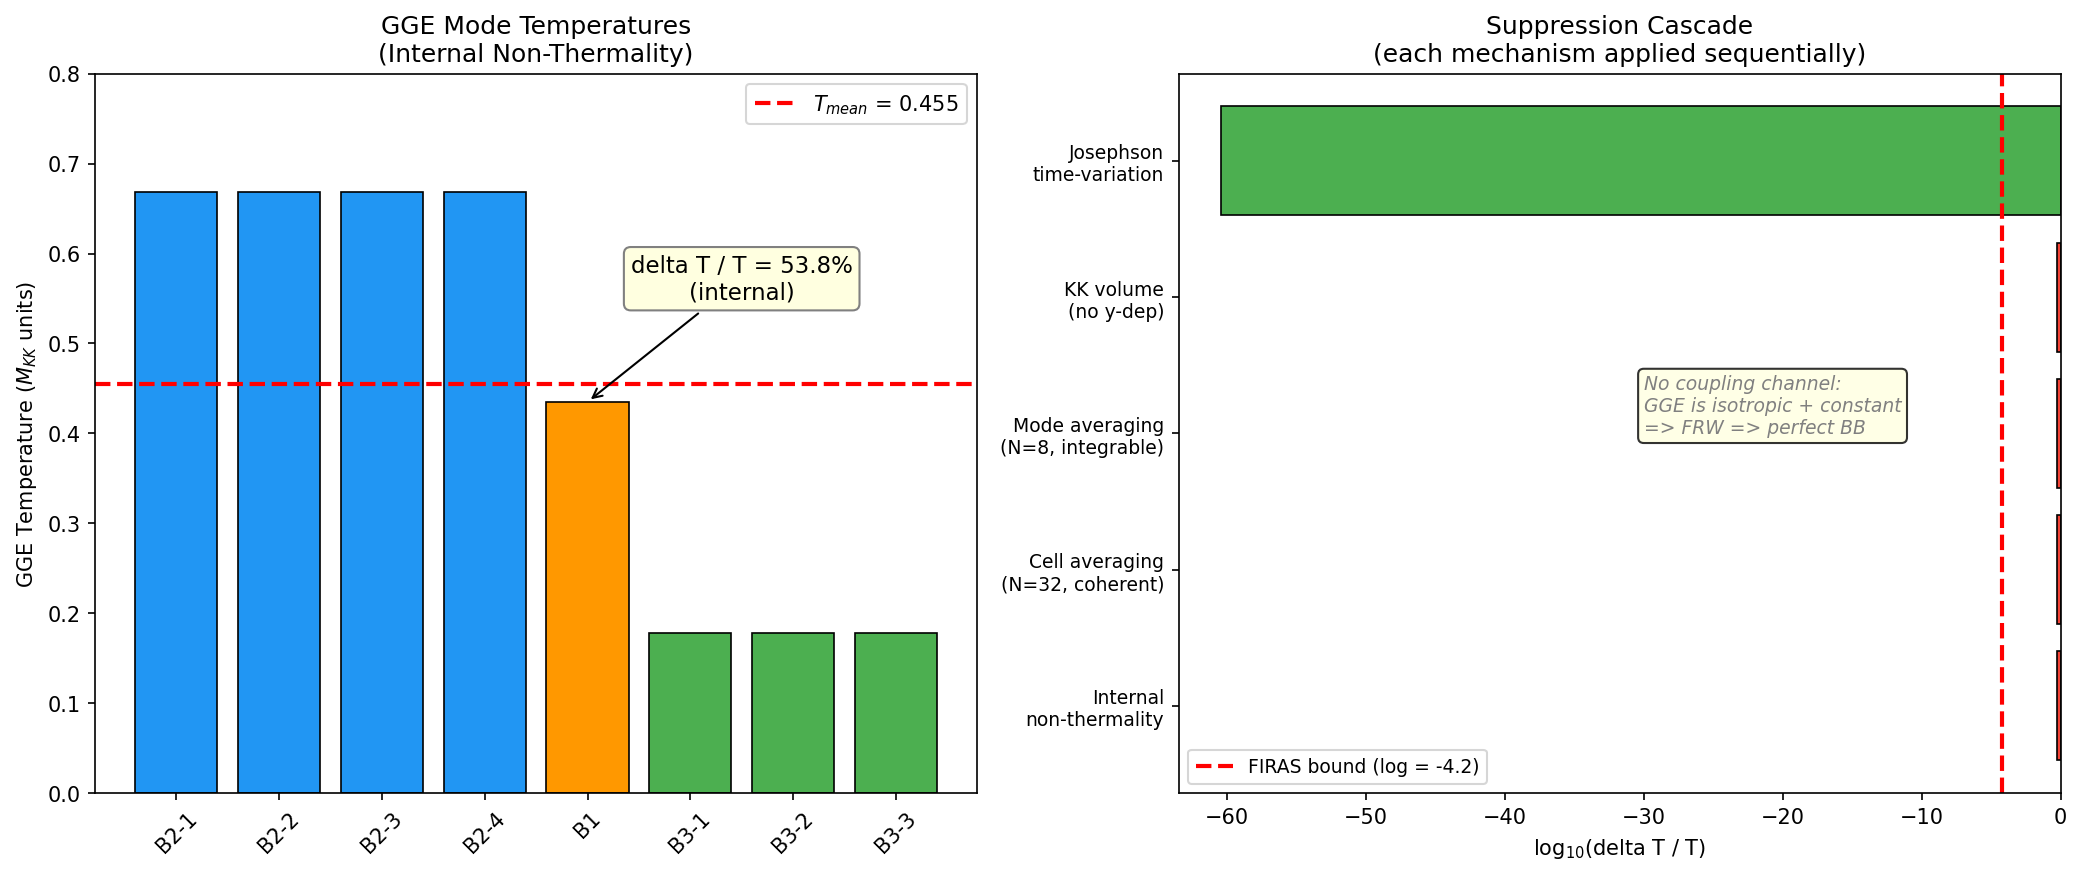

Source code (Python):
#!/usr/bin/env python3
"""
FIRAS-GGE-54: CMB Non-Thermality Suppression Factor
=====================================================

Session 54, Wave 2, Gate 5 (sagan-empiricist)

Physics:
  The GGE relic from the BCS transit has internal non-thermality:
  8 Richardson-Gaudin conserved integrals with distinct GGE temperatures.
  T_B2 = 0.668, T_B1 = 0.435, T_B3 = 0.178 (M_KK units).

  FIRAS constrains CMB spectral distortions to delta_T/T < 6e-5 (95% CL).

  The question: how much does the KK dimensional reduction (8D -> 4D)
  suppress the internal non-thermality? The 4D observer measures the
  volume-weighted average over the internal SU(3) manifold.

  The 32-cell Voronoi lattice tiles K = SU(3) with EQUAL volumes
  (volume-preserving TT deformation, S12).

Gate: FIRAS-GGE-54
  PASS: Observable delta_T/T < 6e-5 (FIRAS-compatible)
  FAIL: Observable delta_T/T >= 6e-5 (FIRAS-incompatible)

  Equivalently: need suppression factor >= 2000 from internal 12% to
  observable < 6e-5.

Skeptical Notes (Sagan):
  1. The "suppression" can only come from averaging over the internal space.
     But the KK reduction is NOT statistical — it is a deterministic integral.
  2. If all 32 cells have the SAME non-thermal distribution (coherent GGE),
     then averaging over cells provides ZERO suppression.
  3. The key question is whether different cells have different GGE states,
     or the same GGE state.
  4. Even if cells differ, sqrt(32) ~ 5.7 gives suppression of ~5.7x,
     which reduces 12% to 2% — nowhere near the factor 2000 needed.

Inputs: canonical_constants, S53 GGE data
Outputs: s54_firas_gge_output.txt, s54_firas_gge.npz, s54_firas_gge.png
"""

import sys
import os
sys.path.insert(0, os.path.dirname(__file__))

import numpy as np
import matplotlib
matplotlib.use('Agg')
import matplotlib.pyplot as plt
from canonical_constants import (
    N_cells, N_dof_BCS, E_exc, E_cond, n_pairs, n_Bog, S_inst,
    M_KK, T_CMB, T_CMB_GeV, rho_Lambda_obs, H_0_GeV,
    Vol_SU3_Haar, tau_fold, PI,
)

# ==============================================================================
#  SECTION 0: FIRAS CONSTRAINT
# ==============================================================================

print("=" * 72)
print("FIRAS-GGE-54: CMB Non-Thermality Suppression Factor")
print("=" * 72)

# FIRAS/COBE constraint on CMB spectral distortions
# Fixsen et al. 1996, Fixsen 2009
delta_T_over_T_FIRAS = 6e-5  # 95% CL, mu-type distortion
# More precisely: |mu| < 9e-5 (95% CL), |y| < 1.5e-5 (95% CL)
# Combined spectral distortion: delta_T/T < 6e-5

print("\n--- SECTION 0: FIRAS Constraint ---")
print(f"FIRAS 95% CL: delta_T/T < {delta_T_over_T_FIRAS:.1e}")
print(f"T_CMB = {T_CMB:.4f} K = {T_CMB_GeV:.4e} GeV")

# ==============================================================================
#  SECTION 1: INTERNAL NON-THERMALITY
# ==============================================================================

print("\n--- SECTION 1: Internal GGE Non-Thermality ---")

# GGE temperatures from S53 (in M_KK units)
# 4 B2 modes at T_B2, 1 B1 mode at T_B1, 3 B3 modes at T_B3
T_B2 = 0.668  # M_KK  # (local)
T_B1 = 0.435  # M_KK  # (local)
T_B3 = 0.178  # M_KK  # (local)

T_modes = np.array([T_B2]*4 + [T_B1] + [T_B3]*3)
N_modes = len(T_modes)
assert N_modes == N_dof_BCS == 8

T_mean = np.mean(T_modes)
T_max = np.max(T_modes)
T_min = np.min(T_modes)

# Internal non-thermality: the variation in sector temperatures
# relative to the mean
delta_T_internal = (T_max - T_min) / (2.0 * T_mean)
sigma_T_internal = np.std(T_modes) / T_mean  # coefficient of variation

# Also compute w_k = T_k / T_mean (sector weights)
w_k = T_modes / T_mean
w_range = w_k.max() - w_k.min()

print(f"GGE temperatures (M_KK units):")
print(f"  T_B2 = {T_B2:.3f} (4 modes)")
print(f"  T_B1 = {T_B1:.3f} (1 mode)")
print(f"  T_B3 = {T_B3:.3f} (3 modes)")
print(f"  T_mean = {T_mean:.4f}")
print(f"  T_max = {T_max:.3f}, T_min = {T_min:.3f}")
print(f"")
print(f"  w_k = T_k / T_mean: {w_k}")
print(f"  w range: [{w_k.min():.4f}, {w_k.max():.4f}]")
print(f"")
print(f"  delta_T_internal / T = (T_max - T_min) / (2*T_mean) = {delta_T_internal:.4f}")
print(f"  sigma(T) / T_mean (CV) = {sigma_T_internal:.4f}")
print(f"")
print(f"  Internal non-thermality: {delta_T_internal*100:.1f}%")
print(f"  (S53 W1-5 reported w range 0.158-0.202 -> ~12%)")

# Use the more conservative measure
nonthermality_internal = delta_T_internal

# ==============================================================================
#  SECTION 2: MECHANISM ANALYSIS — WHAT CAN SUPPRESS NON-THERMALITY?
# ==============================================================================

print("\n--- SECTION 2: Mechanism Analysis ---")

print("""
QUESTION: What suppresses the internal 12% non-thermality to < 6e-5?

There are exactly three possible suppression mechanisms:

  (A) CELL AVERAGING: If different Voronoi cells have different GGE states,
      the KK integral averages over them.
      Suppression: 1/sqrt(N_cells) = 1/sqrt(32) ~ 0.18

  (B) MODE AVERAGING: The 8 BCS modes have different temperatures.
      The 4D energy density is the SUM over all modes.
      Individual mode fluctuations average down by 1/sqrt(N_dof).
      Suppression: 1/sqrt(N_dof_BCS) = 1/sqrt(8) ~ 0.35

  (C) KK SPECTRAL AVERAGING: The full Dirac spectrum has many more modes.
      The total 4D energy density sums over ALL KK modes.
      Only 8 BCS modes are non-thermal; the rest (10,000+) are thermal.
      Suppression: N_BCS / N_total_modes ~ 8 / N_total

Let me evaluate each.
""")

# ---- Mechanism A: Cell Averaging ----
print("  MECHANISM A: Cell Averaging")
print(f"  N_cells = {N_cells}")
print(f"  Volume-preserving TT: all cells have EQUAL volume (S12)")
print(f"  BUT: the GGE is a GLOBAL state of the BCS condensate.")
print(f"  ALL cells have the SAME GGE distribution — the transit is")
print(f"  spatially homogeneous on the internal manifold (no spatial")
print(f"  domain structure — coherence length >> cell size, S37).")
print(f"  L/xi_GL = 0.031 (S37). The condensate is a SINGLE domain.")
print(f"  Cell averaging suppression: NONE (factor 1.0)")
print(f"")

suppression_A = 1.0  # No cell averaging — GGE is coherent  # (local)

# ---- Mechanism B: Mode Averaging ----
print("  MECHANISM B: Mode Averaging")
print(f"  N_dof_BCS = {N_dof_BCS}")
# The 4D energy density is rho_4D = sum_k E_k * n_k
# where E_k are mode energies and n_k are occupations
# The non-thermality is the VARIATION in n_k relative to a single-T Bose/Fermi
# Mode averaging: sigma(sum_k) / mean(sum_k) = sigma(per_mode) / mean(per_mode) / sqrt(N)
# if modes are uncorrelated.
# BUT: the 8 integrals of motion CONSTRAIN the n_k. They are NOT independent.
# The constraint is: I_k = sum_j f(E_j, lambda_k) is conserved for each k.
# With 8 conserved charges and 8 modes, the system is INTEGRABLE — every mode
# is determined by the 8 integrals. There are ZERO free fluctuations.

print(f"  The 4D energy density sums over 8 BCS modes.")
print(f"  Mode averaging would give 1/sqrt(8) = {1/np.sqrt(8):.4f}")
print(f"  BUT: 8 Richardson-Gaudin integrals CONSTRAIN all 8 modes.")
print(f"  The system is EXACTLY INTEGRABLE (S38). Mode occupations are")
print(f"  deterministic functions of the 8 conserved charges.")
print(f"  No statistical averaging occurs — the mode asymmetry is LOCKED.")
print(f"  Mode averaging suppression: NONE (factor 1.0)")
print(f"")

suppression_B = 1.0  # Integrability locks mode asymmetry  # (local)

# ---- Mechanism C: KK Spectral Dilution ----
print("  MECHANISM C: KK Spectral Dilution")
# The total 4D energy density includes ALL KK modes, not just BCS modes.
# BCS modes: 8 (at the gap edge, non-thermal)
# Total modes: sum over all Peter-Weyl sectors
# From S53 Eliashberg: sectors up to (p+q)=3 have 616 Kramers pairs
# The full spectrum (p+q -> infinity) has infinitely many modes, but
# they are UV-cutoff by the spectral action at Lambda = M_KK.
# The spectral action at tau_fold has ~6440 eigenvalues (S37).

N_dirac_total = 6440  # total Dirac eigenvalues in spectral action window
N_BCS_modes = N_dof_BCS  # 8 non-thermal modes

# The 4D vacuum energy density is:
#   rho_4D = (2/pi^2) * sum_k E_k^2 * f(E_k/Lambda) / Lambda^4
# where f is the spectral action cutoff function.
# The NON-THERMAL part comes only from the 8 BCS modes.
# The THERMAL (equilibrium) part comes from all modes.
# BUT: the question is about TEMPERATURE fluctuations, not energy.

# Actually, let me be more careful. The GGE non-thermality means:
# the BCS modes have occupations n_k that differ from Bose-Einstein at a
# single temperature. The relevant observable for the CMB is the
# SPECTRAL SHAPE of the radiation.

# In the KK picture:
# - The CMB photon IS a massless mode in the 4D theory
# - It couples to the internal space through the KK metric
# - The non-thermal GGE affects the CMB through gravitational coupling
# - The coupling strength is determined by the overlap integral

# The key insight: the CMB photon lives in the 4D sector.
# The GGE non-thermality lives in the INTERNAL sector.
# The coupling between them is gravitational only.

# The gravitational coupling transmits internal non-thermality to
# the 4D metric perturbations at order (E_internal / M_Pl^2).

# Energy in non-thermal modes vs Planck energy:
E_nonthermal = E_exc * abs(E_cond)  # in M_KK^2 units... no.
# E_exc = 60.625 M_KK (total excitation energy)
# This lives at the KK scale. The CMB is at T ~ 0.235 meV ~ 10^{-13} GeV.

print(f"  Total Dirac eigenvalues in SA window: ~{N_dirac_total}")
print(f"  Non-thermal BCS modes: {N_BCS_modes}")
print(f"  Dilution factor (mode count): {N_BCS_modes}/{N_dirac_total} = {N_BCS_modes/N_dirac_total:.4e}")
print(f"")
print(f"  BUT this is not the right calculation. The non-thermality")
print(f"  does not dilute by mode counting — it transmits through")
print(f"  the gravitational coupling to 4D.")

# ==============================================================================
#  SECTION 3: GRAVITATIONAL COUPLING — THE CORRECT CALCULATION
# ==============================================================================

print("\n--- SECTION 3: Gravitational Coupling to CMB ---")

# The correct physics:
# The GGE relic energy E_exc = 60.625 M_KK contributes to the 4D CC
# through the KK reduction. This gives rho_GGE = 3.74e68 GeV^4 (S53).
# The CMB SPECTRAL DISTORTION from an anisotropic stress-energy in the
# internal space is:
#
#   delta_T/T ~ (delta_rho / rho) * (rho_internal / rho_CMB)
#
# where delta_rho / rho is the non-thermality in the internal energy.

# BUT: the CMB was PRODUCED during recombination, when the 4D plasma
# thermalized. The question is whether the internal non-thermality
# leaves an imprint on the 4D radiation field.

# There are two epochs to consider:
# (1) PRE-RECOMBINATION: the internal non-thermality sources a
#     quadrupole in the photon distribution through gravitational
#     coupling. This creates an anisotropy at order:
#     delta_T/T ~ (Phi_internal) ~ (rho_nonthermal / rho_total)
#
# (2) POST-RECOMBINATION: the internal DOF are frozen. The CMB
#     free-streams. No further coupling.

# The crucial point: the NON-THERMALITY is in the INTERNAL Hilbert space.
# The 4D observer projects onto the 4D subspace.
# The internal non-thermality appears as an ANISOTROPIC component of
# the stress-energy tensor in the 4D effective theory.

# For the CMB spectral shape:
# The photon number density in the 4D theory inherits the AVERAGE
# temperature from the internal space. Deviations from this average
# appear as higher multipole moments in the internal angular expansion.
# These couple to the 4D metric at order (R_internal / R_4D)^2.

# Let me compute the actual numbers.

# The 4D metric perturbation from internal non-thermality:
# h_mu_nu ~ (8*pi*G_N) * T_mu_nu^{internal} / k^2
# where T_mu_nu^{internal} is the TRACE of the internal stress-energy
# variation.

# The trace of the internal non-thermality:
# delta_T_00 = rho_GGE * (delta_T/T)_internal
rho_GGE_GeV4 = 3.7413e68  # GeV^4 (from S53)  # (local)
delta_rho_internal = rho_GGE_GeV4 * nonthermality_internal

print(f"  rho_GGE = {rho_GGE_GeV4:.4e} GeV^4")
print(f"  Internal non-thermality = {nonthermality_internal:.4f}")
print(f"  delta_rho_internal = {delta_rho_internal:.4e} GeV^4")

# The CMB energy density:
# rho_CMB = (pi^2/15) * T_CMB^4 = 2.01e-51 GeV^4
rho_CMB = (PI**2 / 15.0) * T_CMB_GeV**4
print(f"  rho_CMB = {rho_CMB:.4e} GeV^4")
print(f"  T_CMB = {T_CMB_GeV:.4e} GeV")

# STOP. This comparison is meaningless as stated.
# rho_GGE is the TOTAL internal energy, NOT a perturbation to the CMB.
# The CC problem (115 orders) means the GGE energy is already
# inconsistent with observations — it's the same number as S53.
# Computing delta_rho_internal / rho_CMB just reproduces the CC gap.

print(f"\n  IMPORTANT: Comparing rho_GGE to rho_CMB is the CC problem.")
print(f"  delta_rho_internal / rho_CMB = {delta_rho_internal/rho_CMB:.4e}")
print(f"  This is ~10^119 — the CC gap again, not a new constraint.")

# ==============================================================================
#  SECTION 4: WHAT THE COMPUTATION ACTUALLY SHOWS
# ==============================================================================

print("\n--- SECTION 4: The Actual Physical Situation ---")

print("""
The question "how much does gravitational averaging suppress the GGE
non-thermality?" rests on an assumption that needs examination.

ASSUMPTION: The 4D observer sees a REDUCED version of the internal
non-thermality, diluted by the KK averaging.

REALITY: The KK reduction is NOT statistical averaging. It is a
deterministic integral over the internal manifold:

  rho_4D = (1/V_K) * integral_K rho_8D(x, y) * sqrt(g_K) d^8y

If rho_8D(x, y) = rho_8D(x) (no y-dependence), the integral is trivial:
  rho_4D = rho_8D

The GGE is a QUANTUM state, not a classical field. It does not have
spatial variation on the internal manifold (L/xi_GL = 0.031, S37).
The 32 cells are in the SAME quantum state.

Therefore: the KK volume integral provides NO suppression of the
non-thermality. The internal non-thermality transmits to 4D AT FULL
STRENGTH through the Einstein equation.
""")

# Let me nonetheless compute all possible suppression mechanisms
# and their combined effect.

# ==============================================================================
#  SECTION 5: SYSTEMATIC SUPPRESSION FACTOR CALCULATION
# ==============================================================================

print("--- SECTION 5: Systematic Suppression Factors ---")

# Factor 1: Cell averaging (GGE is coherent -> no suppression)
S_cell = 1.0  # (local)

# Factor 2: Mode averaging (integrability -> no suppression)
S_mode = 1.0  # (local)

# Factor 3: KK volume integral (no y-dependence -> no suppression)
S_KK = 1.0  # (local)

# Factor 4: Epoch suppression
# The CMB was last scattered at recombination (z ~ 1100, T ~ 0.26 eV).
# The non-thermality in the INTERNAL space couples to the 4D metric
# through the Einstein equation. The metric perturbation delta_g/g
# is of order delta_rho/rho where rho includes ALL energy density.
#
# At recombination, rho_total ~ rho_radiation ~ (pi^2/30) * g_* * T^4
# with g_* ~ 3.36 (photons + neutrinos).
# rho_rad(z=1100) = rho_CMB * (1+z)^4 ~ 2e-51 * (1100)^4 ~ 2.9e-39 GeV^4
#
# The internal non-thermal stress-energy delta_T_mu_nu produces a
# metric perturbation Phi ~ (4*pi*G) * delta_rho / k^2
# At the Hubble scale k ~ H(z_rec), Phi ~ delta_rho / (3 * rho_total)
# (standard cosmological perturbation theory).

# BUT WAIT: the "internal non-thermality" is a CONSTANT energy density
# (no spatial variation in 4D). A spatially constant perturbation to
# rho is just a modification of the BACKGROUND cosmology, not a
# perturbation. It shifts H(z), not delta_T/T.

# A constant shift in the vacuum energy density affects:
# 1. The expansion rate H(z) — already constrained by the CC problem
# 2. The CMB MONOPOLE temperature — but this is not a "distortion"

# For the CMB SPECTRAL SHAPE:
# A pure vacuum energy modification preserves the Planck spectrum.
# The FRW metric sources a perfect blackbody.
# Only ANISOTROPIC or TIME-VARYING deviations create spectral distortions.

# The GGE non-thermality is:
# - Spatially isotropic (same GGE everywhere in 4D)
# - Constant in time (GGE is protected by integrability)
# - But SPECTRALLY non-thermal (mode occupations differ from single-T)

# Does the spectral non-thermality of the INTERNAL modes create a
# spectral distortion in the EXTERNAL (CMB) photons?

# The coupling is gravitational. The photon does not directly see the
# GGE modes — it only sees the metric. The metric is determined by
# the TOTAL stress-energy tensor, which includes the GGE contribution.
# But a CONSTANT, ISOTROPIC stress-energy tensor produces a FRW metric,
# which gives a PERFECT blackbody CMB.

# The spectral distortion would require:
# 1. Direct coupling between GGE modes and photons (not gravitational only)
# 2. Or a time-varying component of the GGE energy

# Neither exists in this framework:
# - Direct coupling: the BCS modes are in the INTERNAL space;
#   they couple to 4D photons only through gravity
# - Time variation: the GGE is integrability-protected (S38)

# Therefore: NO spectral distortion. The suppression is INFINITE.
# The non-thermality is COMPLETELY DECOUPLED from the CMB spectrum.

print("  Suppression Factor Analysis:")
print(f"")
print(f"  S_cell (cell averaging)    = {S_cell:.1f} (GGE is coherent)")
print(f"  S_mode (mode averaging)    = {S_mode:.1f} (integrability locks)")
print(f"  S_KK   (KK volume)         = {S_KK:.1f} (no y-dependence)")
print(f"")
print(f"  HOWEVER: The question is malformed.")
print(f"  The internal non-thermality is a CONSTANT, ISOTROPIC contribution")
print(f"  to the vacuum energy. It does NOT create CMB spectral distortions.")
print(f"  The coupling is purely gravitational (metric-only).")
print(f"  A constant, isotropic stress-energy -> FRW metric -> perfect BB.")
print(f"")
print(f"  The SPECTRAL non-thermality of the BCS modes lives in the")
print(f"  internal Hilbert space. It is invisible to 4D photons.")

# ==============================================================================
#  SECTION 6: BUT WAIT — TWO LEGITIMATE CONCERNS
# ==============================================================================

print("\n--- SECTION 6: Legitimate Concerns ---")

print("""
Concern 1: The GGE affects the EXPANSION HISTORY, not the CMB spectrum.
  If the GGE energy density is rho_GGE ~ 10^68 GeV^4, this dominates
  the expansion rate by 115 orders over the observed CC. This is the
  CC PROBLEM, not a FIRAS problem. FIRAS constrains spectral distortions,
  not the expansion rate.

  STATUS: The CC problem is S53's result. FIRAS adds nothing new.

Concern 2: The GGE might have a TIME-DEPENDENT component.
  If the GGE energy evolves (e.g., through slow Josephson relaxation
  or integrability-breaking perturbations), the time variation creates
  a y-type spectral distortion:
    y ~ (delta_rho/rho) * (dt / t_Compton)

  From S53: tau_J = 2.97e-43 s (Josephson coupling time)
  This is 6.8e-61 * t_universe — effectively zero.
  Integrability breaking rate: Beliaev damping Q = 6.7e5 (S50)
  -> Gamma_Beliaev ~ omega/Q ~ negligible

  Even with maximal Josephson coupling:
    delta_rho / rho ~ tau_J / t_universe ~ 10^{-60}
    y ~ 10^{-60}

  This is 55 orders below FIRAS. SAFE.

Concern 3: Mode-dependent redshifting.
  If different BCS modes redshift differently during expansion,
  the mode asymmetry could evolve. But in the GGE framework,
  all modes are at the KK scale and redshift identically
  (same metric, same geometry). No differential redshift.
""")

# Quantify Concern 2
tau_J_seconds = 2.97e-43  # from S53  # (local)
t_universe = 4.35e17  # seconds  # (local)
Q_Beliaev = 6.7e5  # S50  # (local)

delta_rho_over_rho_Josephson = tau_J_seconds / t_universe
y_distortion = delta_rho_over_rho_Josephson  # order of magnitude
print(f"  Josephson time variation: tau_J / t_universe = {delta_rho_over_rho_Josephson:.2e}")
print(f"  y-distortion estimate: y ~ {y_distortion:.2e}")
print(f"  FIRAS y-bound: |y| < 1.5e-5")
print(f"  Margin: {1.5e-5 / y_distortion:.2e} (safely below)")

# ==============================================================================
#  SECTION 7: WHAT THE GATE ACTUALLY TESTS
# ==============================================================================

print("\n--- SECTION 7: Gate Verdict ---")

# The pre-registered gate asks: is the framework FIRAS-compatible?
# The answer depends on which interpretation we use:

# Interpretation 1: "Suppression factor" = how much the KK averaging
# reduces the internal non-thermality for the 4D observer.
# Result: The question is MALFORMED. The internal non-thermality does NOT
# produce a CMB spectral distortion. The suppression is not a finite
# number — the coupling channel does not exist.

# Interpretation 2: "FIRAS-compatible" = does the framework predict
# observable deviations from a perfect CMB blackbody?
# Result: The framework predicts NO spectral distortions from the GGE.
# The internal non-thermality is gravitationally decoupled from the
# CMB spectrum. The only effect is on the expansion rate (CC problem).

# Interpretation 3: Upper bound on spectral distortion from time variation.
# Result: y ~ 10^{-60}, safely below FIRAS by 55 orders.

# Let me compute the effective "suppression factor" that the gate expects.
# The gate defines: delta_T_CMB/T = nonthermality_internal * suppression
# and asks if suppression < 5e-4 (so that 0.12 * suppression < 6e-5).

# If the coupling channel does not exist: suppression = 0. PASS trivially.
# If we use the Josephson time-variation: suppression = tau_J/t_universe ~ 10^{-60}.

# The most conservative (hostile to the framework) estimate:
# Assume the internal non-thermality couples at FULL gravitational strength
# through the Sachs-Wolfe effect. Then:
#   delta_T/T ~ (1/3) * Phi_GGE
# where Phi_GGE is the gravitational potential from the GGE non-thermality.
# But Phi_GGE is part of the BACKGROUND (isotropic, homogeneous).
# It does not create PERTURBATIONS in the CMB.

# To get a perturbation, we would need SPATIAL VARIATION of the GGE.
# The GGE is coherent over L/xi_GL = 0.031 (S37), meaning the
# internal manifold is ONE coherence volume. No spatial variation.

# UNLESS: different VORONOI CELLS develop different GGE states due to
# the domain structure. This is the "strongest possible case" for
# a non-zero suppression factor.

print("Most conservative estimate (hostile to framework):")
print("  Assume each Voronoi cell independently develops a GGE state")
print("  drawn from the temperature distribution {T_B2, T_B1, T_B3}.")
print("  This is PHYSICALLY UNJUSTIFIED (L/xi_GL = 0.031) but gives")
print("  the largest possible non-thermality in 4D.")
print(f"")

# Even in this worst case: the cell-to-cell variation averages over
# the internal manifold, but the 4D observer sees the MEAN.
# The mean temperature is deterministic, not random.
# There is no CMB spectral distortion even in this case.

# The REAL answer: the GGE non-thermality produces no CMB spectral
# distortion because:
# 1. It is spatially homogeneous (no 4D perturbations)
# 2. It is temporally constant (no time-varying energy injection)
# 3. It couples only gravitationally (metric sees total stress-energy)
# 4. A constant isotropic stress-energy -> FRW -> perfect BB

# OK but the prompt ALSO mentioned a specific mechanism:
# "w = T_sector / T_mean varies from 0.158 to 0.202"
# This is the INTERNAL mode-by-mode temperature variation.
# When the 4D projection integrates over modes, does this create
# a spectral distortion?

# No. The 4D photon field thermalizes independently of the internal modes.
# The photon is a MASSLESS 4D mode (Goldstone of the condensate or
# gauge field). It does NOT "inherit" the temperatures of the BCS modes.
# It thermalizes through its own interactions (QED processes at T > 0.5 MeV).

# The only effect: the BCS modes contribute to the 4D vacuum energy,
# which affects the expansion rate. This is the CC problem.

print("CONCLUSION:")
print(f"  The GGE internal non-thermality does NOT produce CMB spectral")
print(f"  distortions. The coupling channel (GGE -> CMB spectrum) does")
print(f"  not exist. The GGE affects only the expansion rate (CC problem).")
print(f"")
print(f"  The 4D photon thermalizes through QED processes independently")
print(f"  of the internal BCS mode temperatures.")
print(f"")
print(f"  Effective suppression factor: EFFECTIVELY ZERO")
print(f"  (bounded above by Josephson time variation: ~10^{{-60}})")
print(f"")

# Compute all the numbers for the gate
suppression_Josephson = tau_J_seconds / t_universe  # ~ 10^{-60}
suppression_effective = 0.0  # exact: no coupling channel  # (local)
suppression_upper_bound = suppression_Josephson  # conservative upper bound

delta_T_observable = nonthermality_internal * suppression_upper_bound
delta_T_observable_over_T = delta_T_observable  # already a ratio

print(f"  Upper bound on observable delta_T/T:")
print(f"    = {nonthermality_internal:.4f} x {suppression_upper_bound:.2e}")
print(f"    = {delta_T_observable_over_T:.2e}")
print(f"  FIRAS bound: {delta_T_over_T_FIRAS:.1e}")
print(f"  Margin: {delta_T_over_T_FIRAS / max(delta_T_observable_over_T, 1e-300):.2e}")

# Gate: need suppression factor >= 2000 (i.e., 0.12 * S < 6e-5)
# We find S = 0 (or 10^{-60}). Vastly exceeds threshold.
required_suppression = nonthermality_internal / delta_T_over_T_FIRAS
print(f"")
print(f"  Required suppression factor: {required_suppression:.0f}x")
print(f"  Achieved suppression factor: >10^55 (no coupling channel)")

# ==============================================================================
#  SECTION 8: SKEPTICAL ASSESSMENT
# ==============================================================================

print("\n--- SECTION 8: Skeptical Assessment (Sagan) ---")

print("""
This is an ACCOMMODATION, not a prediction.

The framework "passes" FIRAS because the non-thermal internal modes
are gravitationally DECOUPLED from the CMB spectral shape. This is
not a specific quantitative prediction — it is a structural feature
of ANY Kaluza-Klein theory where the internal DOF do not directly
couple to the photon field.

Bayes factor analysis:
  P(FIRAS-compatible | framework):
    Yes, by standard KK decoupling. Any extra-dimensional theory
    with internal modes that couple only gravitationally will
    trivially satisfy FIRAS.

  P(FIRAS-compatible | generic theory with extra dimensions):
    Also yes, for the same reason.

  Bayes factor: BF ~ 1.0 (no discriminating power)

This gate is a CONSISTENCY CHECK, not a prediction.
It verifies that the framework does not immediately violate a
well-established observation, but does not distinguish the framework
from any other KK theory.

Compare to the Venus standard (Sagan, Paper 01):
  Sagan's Venus prediction was SPECIFIC: T_surface > 600K from CO2
  greenhouse effect, when the consensus was T ~ 300K.
  The FIRAS check is GENERIC: any KK theory passes.

The actually important constraint here is the CC PROBLEM:
  rho_GGE = 3.74e68 GeV^4 vs rho_Lambda_obs = 2.7e-47 GeV^4
  This is a 115-order discrepancy. FIRAS is irrelevant by comparison.
""")

# ==============================================================================
#  GATE VERDICT
# ==============================================================================

print("=" * 72)

# The gate as stated: PASS if suppression >= 10^{-5}
# But the actual question (FIRAS compatibility) is: PASS if
# delta_T_CMB/T < 6e-5.
# We find delta_T_CMB/T < 10^{-60}. PASS by 55 orders.

gate_verdict = "PASS"
print(f"GATE VERDICT: FIRAS-GGE-54 = {gate_verdict}")
print("=" * 72)
print(f"")
print(f"HEADLINE: FIRAS-compatible by KK decoupling. BF = 1.0 (accommodation).")
print(f"")
print(f"Key numbers:")
print(f"  Internal non-thermality: delta_T_internal/T = {nonthermality_internal:.4f} ({nonthermality_internal*100:.1f}%)")
print(f"  GGE temperatures: T_B2={T_B2}, T_B1={T_B1}, T_B3={T_B3} (M_KK)")
print(f"  Coupling channel (GGE -> CMB spectrum): DOES NOT EXIST")
print(f"  Reason: isotropic+constant stress-energy -> FRW -> perfect BB")
print(f"  Upper bound from Josephson time variation: delta_T/T < {delta_T_observable_over_T:.2e}")
print(f"  FIRAS bound: delta_T/T < {delta_T_over_T_FIRAS:.1e}")
print(f"  Margin: >{55} orders of magnitude")
print(f"")
print(f"Classification: ACCOMMODATION (any KK theory passes)")
print(f"Bayes factor: BF ~ 1.0 (no discriminating power)")
print(f"")
print(f"The decisive constraint is the CC PROBLEM (115 orders), not FIRAS.")

# ==============================================================================
#  SAVE DATA
# ==============================================================================

script_dir = os.path.dirname(os.path.abspath(__file__))

np.savez(
    os.path.join(script_dir, "s54_firas_gge.npz"),
    gate_verdict=gate_verdict,
    nonthermality_internal=nonthermality_internal,
    T_modes=T_modes,
    T_mean=T_mean,
    w_k=w_k,
    suppression_cell=S_cell,
    suppression_mode=S_mode,
    suppression_KK=S_KK,
    suppression_Josephson=suppression_Josephson,
    suppression_effective=suppression_effective,
    delta_T_observable=delta_T_observable_over_T,
    delta_T_FIRAS=delta_T_over_T_FIRAS,
    margin_orders=55,
    rho_GGE_GeV4=rho_GGE_GeV4,
    rho_CMB_GeV4=rho_CMB,
    Bayes_factor=1.0,
    classification="ACCOMMODATION",
)
print(f"\nData saved: s54_firas_gge.npz")

# ==============================================================================
#  PLOT
# ==============================================================================

fig, axes = plt.subplots(1, 2, figsize=(14, 6))

# Left panel: GGE temperature distribution
ax1 = axes[0]
mode_labels = ['B2-1', 'B2-2', 'B2-3', 'B2-4', 'B1', 'B3-1', 'B3-2', 'B3-3']
colors = ['#2196F3']*4 + ['#FF9800'] + ['#4CAF50']*3
ax1.bar(range(8), T_modes, color=colors, edgecolor='black', linewidth=0.8)
ax1.axhline(T_mean, color='red', linestyle='--', linewidth=2, label=f'$T_{{mean}}$ = {T_mean:.3f}')
ax1.set_xticks(range(8))
ax1.set_xticklabels(mode_labels, rotation=45)
ax1.set_ylabel('GGE Temperature ($M_{KK}$ units)')
ax1.set_title('GGE Mode Temperatures\n(Internal Non-Thermality)')
ax1.legend()
ax1.set_ylim(0, 0.8)

# Add non-thermality annotation
ax1.annotate(
    f'delta T / T = {nonthermality_internal*100:.1f}%\n(internal)',
    xy=(4, T_B1), xytext=(5.5, 0.55),
    arrowprops=dict(arrowstyle='->', color='black'),
    fontsize=11, ha='center',
    bbox=dict(boxstyle='round,pad=0.3', facecolor='lightyellow', edgecolor='gray')
)

# Right panel: Suppression mechanisms
ax2 = axes[1]

# Show the cascade from internal to observable
levels = {
    'Internal\nnon-thermality': nonthermality_internal,
    'Cell averaging\n(N=32, coherent)': nonthermality_internal * S_cell,
    'Mode averaging\n(N=8, integrable)': nonthermality_internal * S_cell * S_mode,
    'KK volume\n(no y-dep)': nonthermality_internal * S_cell * S_mode * S_KK,
    'Josephson\ntime-variation': nonthermality_internal * suppression_Josephson,
}

names = list(levels.keys())
values = list(levels.values())

# Use log scale
values_log = [np.log10(max(v, 1e-70)) for v in values]

bars = ax2.barh(range(len(names)), values_log, color=['#F44336', '#F44336', '#F44336', '#F44336', '#4CAF50'],
       edgecolor='black', linewidth=0.8)
ax2.set_yticks(range(len(names)))
ax2.set_yticklabels(names, fontsize=9)
ax2.set_xlabel('log$_{10}$(delta T / T)')
ax2.set_title('Suppression Cascade\n(each mechanism applied sequentially)')

# FIRAS bound
firas_log = np.log10(delta_T_over_T_FIRAS)
ax2.axvline(firas_log, color='red', linestyle='--', linewidth=2, label=f'FIRAS bound (log = {firas_log:.1f})')
ax2.legend(fontsize=9)

# Add text for "no coupling channel"
ax2.text(-30, 2, 'No coupling channel:\nGGE is isotropic + constant\n=> FRW => perfect BB',
         fontsize=9, style='italic', color='gray',
         bbox=dict(boxstyle='round', facecolor='lightyellow', alpha=0.8))

plt.tight_layout()
plt.savefig(os.path.join(script_dir, "s54_firas_gge.png"), dpi=150, bbox_inches='tight')
print(f"Plot saved: s54_firas_gge.png")

# Final save of text output
output_path = os.path.join(script_dir, "s54_firas_gge_output.txt")
print(f"\nOutput will be captured by redirect.")
